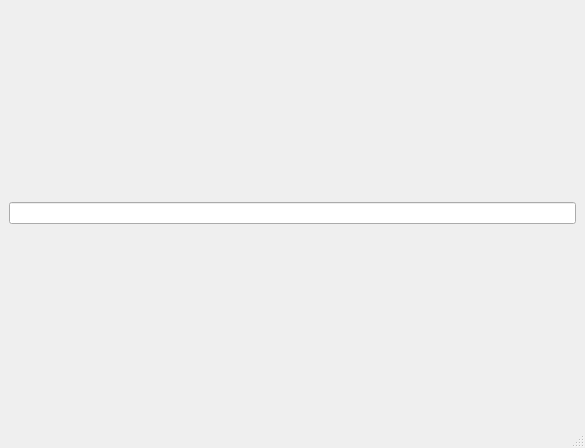
<?xml version="1.0" encoding="UTF-8"?>
<ui version="4.0">
 <class>MainWindow</class>
 <widget class="QMainWindow" name="MainWindow">
  <property name="geometry">
   <rect>
    <x>0</x>
    <y>0</y>
    <width>585</width>
    <height>448</height>
   </rect>
  </property>
  <property name="windowTitle">
   <string>MainWindow</string>
  </property>
  <widget class="QWidget" name="centralwidget">
   <layout class="QVBoxLayout" name="verticalLayout_2">
    <item>
     <layout class="QVBoxLayout" name="verticalLayout">
      <property name="spacing">
       <number>2</number>
      </property>
      <property name="sizeConstraint">
       <enum>QLayout::SetMinimumSize</enum>
      </property>
      <item>
       <widget class="QLineEdit" name="le"/>
      </item>
     </layout>
    </item>
   </layout>
  </widget>
  <widget class="QMenuBar" name="menubar">
   <property name="geometry">
    <rect>
     <x>0</x>
     <y>0</y>
     <width>585</width>
     <height>26</height>
    </rect>
   </property>
  </widget>
  <widget class="QStatusBar" name="statusbar"/>
 </widget>
 <resources/>
 <connections/>
</ui>
